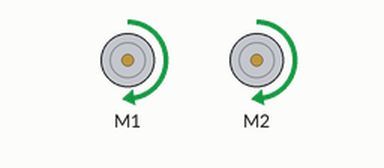
Recording of a program running on a simulated Raspberry Pi (BCM pin numbers). On the bench: 2 × DC motor (green arrow = forward, orange = backward, longer = faster). Motors are numbered in the order the program creates them (left before right in a Robot). At 4.0 s the program stops and its outputs stay as they are.

Above: at 0.1 s.
At 1.1 s:
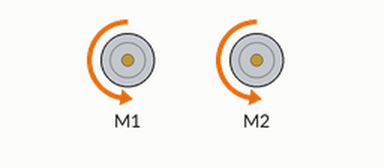
At 2.1 s:
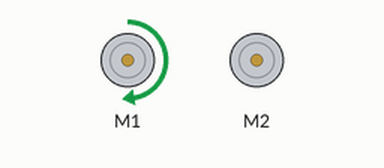
At 4.1 s:
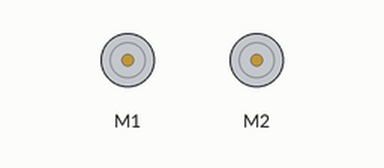
Timing chart, 0 to 5.5 s (numbered marks = the images above):
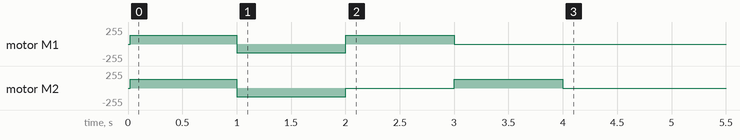

The program:

7-pwm.py
```python
# CamJam EduKit 3 - Robotics
# Worksheet 7 - Controlling the motors with PWM

import time  # Import the Time library
from gpiozero import CamJamKitRobot  # Import the CamJam GPIO Zero Library

robot = CamJamKitRobot()

# Set the relative speeds of the two motors, between 0.0 and 1.0
motorspeed = 0.5

motorforward = (motorspeed, motorspeed)
motorbackward = (-motorspeed, -motorspeed)
motorleft = (motorspeed, 0)
motorright = (0, motorspeed)

robot.value = motorforward
time.sleep(1)

robot.value = motorbackward
time.sleep(1)  # Pause for 1 second

robot.value = motorleft
time.sleep(1)  # Pause for 1 second

robot.value = motorright
time.sleep(1)  # Pause for 1 second

robot.stop()
```

Measured:
- by itself, motor M1: stopped → forward 128/255 at 0.02 s, → backward 128/255 0.98 s later, → forward 128/255 1.0 s later, → stopped 1.0 s later
- by itself, motor M2: stopped → forward 128/255 at 0.02 s, → backward 128/255 0.98 s later, → stopped 1.0 s later, → forward 128/255 1.0 s later, … (5 changes in this stretch)
